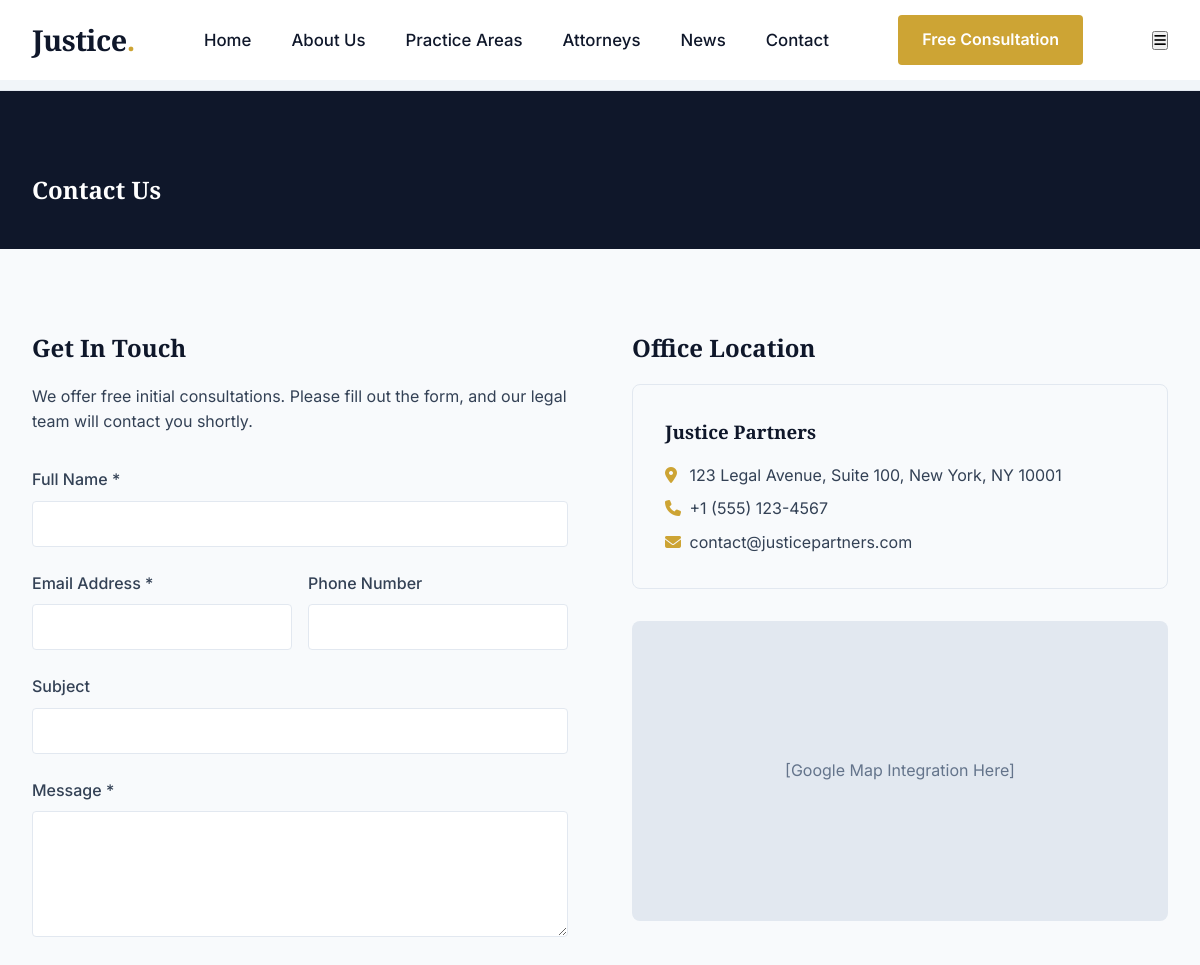
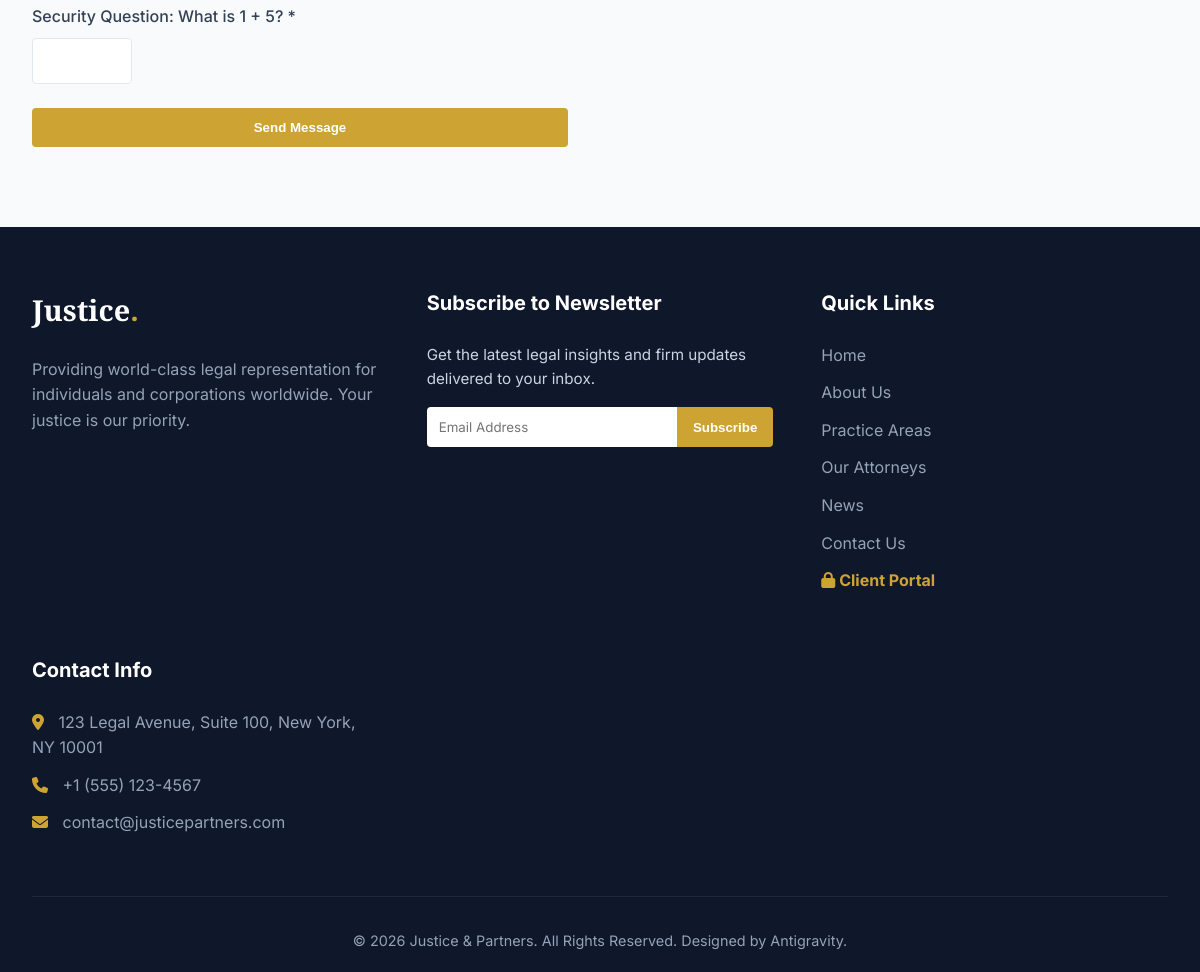
The page /contact.php on the database its author committed (2 pictures, top to bottom).
### tables this page shows
CREATE TABLE IF NOT EXISTS settings (
    setting_key VARCHAR(50) PRIMARY KEY,
    setting_value TEXT
);

### includes/db.php (called while the page is built, shortened)
<?php
function get_setting($pdo, $key) {
    $stmt = $pdo->prepare("SELECT setting_value FROM settings WHERE setting_key = ?");
    $stmt->execute([$key]);
    $result = $stmt->fetch();
    return $result ? $result['setting_value'] : '';
}
?>

### contact.php (the view, shortened to what this page needs)
<?php
require_once 'includes/db.php';
$num1 = rand(1, 9);
$num2 = rand(1, 9);
require_once 'includes/header.php';
?>
<section class="section" style="background-color: var(--primary-color); padding: 80px 0 40px; color: white;">
    <div class="container text-center">
        <h1 style="color: white; margin-bottom: 0;">Contact Us</h1>
    </div>
</section>
<section class="section bg-white">
    <div class="container">
        <div style="display: grid; grid-template-columns: 1fr 1fr; gap: 4rem;">
            <div>
                <h2>Get In Touch</h2>
                <p style="margin-bottom: 2rem;">We offer free initial consultations. Please fill out the form, and our legal team will contact you shortly.</p>
                <form method="POST" action="">
                    <div class="form-group">
                        <label for="name" style="display: block; margin-bottom: 0.5rem; font-weight: 500;">Full Name *</label>
                        <input type="text" id="name" name="name" class="form-control" required>
                    </div>
                    <div style="display: grid; grid-template-columns: 1fr 1fr; gap: 1rem;">
                        <div class="form-group">
                            <label for="email" style="display: block; margin-bottom: 0.5rem; font-weight: 500;">Email Address *</label>
                            <input type="email" id="email" name="email" class="form-control" required>
                        </div>
                        <div class="form-group">
                            <label for="phone" style="display: block; margin-bottom: 0.5rem; font-weight: 500;">Phone Number</label>
                            <input type="text" id="phone" name="phone" class="form-control">
                        </div>
                    </div>
                    <div class="form-group">
                        <label for="subject" style="display: block; margin-bottom: 0.5rem; font-weight: 500;">Subject</label>
                        <input type="text" id="subject" name="subject" class="form-control">
                    </div>
                    <div class="form-group">
                        <label for="message" style="display: block; margin-bottom: 0.5rem; font-weight: 500;">Message *</label>
                        <textarea id="message" name="message" class="form-control" rows="5" required></textarea>
                    </div>
                    <div class="form-group">
                        <label for="captcha" style="display: block; margin-bottom: 0.5rem; font-weight: 500;">Security Question: What is <?= $num1 ?> + <?= $num2 ?>? *</label>
                        <input type="text" id="captcha" name="captcha" class="form-control" required style="width: 100px;">
                    </div>
                    <button type="submit" class="btn btn-primary" style="width: 100%;">Send Message</button>
                </form>
            </div>
            <div>
                <h2>Office Location</h2>
                <div style="background-color: #f8fafc; padding: 2rem; border-radius: 8px; border: 1px solid var(--border-color); margin-bottom: 2rem;">
                    <h3 style="margin-bottom: 1rem;">Justice Partners</h3>
                    <p style="margin-bottom: 0.5rem;"><i class="fas fa-map-marker-alt" style="color: var(--secondary-color); width: 20px;"></i> <?= htmlspecialchars(get_setting($pdo, 'site_address')) ?></p>
                    <p style="margin-bottom: 0.5rem;"><i class="fas fa-phone" style="color: var(--secondary-color); width: 20px;"></i> <?= htmlspecialchars(get_setting($pdo, 'site_phone')) ?></p>
                    <p><i class="fas fa-envelope" style="color: var(--secondary-color); width: 20px;"></i> <?= htmlspecialchars(get_setting($pdo, 'site_email')) ?></p>
                </div>
                <div style="width: 100%; height: 300px; background-color: #e2e8f0; border-radius: 8px; display: flex; align-items: center; justify-content: center;">
                    <span style="color: #64748b;">[Google Map Integration Here]</span>
                </div>
            </div>
        </div>
    </div>
</section>
<?php require_once 'includes/footer.php'; ?>

### includes/footer.php (shortened to what this page needs)
<footer>
    <div class="container">
        <div class="footer-grid">
            <div class="footer-widget">
                <h4 style="font-family: 'Playfair Display', serif; font-size: 1.8rem; color: white; font-weight: 800;">
                    Justice<span style="color: var(--secondary-color);">.</span>
                </h4>
                <p style="margin-top: 1rem;">Providing world-class legal representation for individuals and corporations worldwide. Your justice is our priority.</p>
            </div>
            <div class="footer-widget">
                <h4 style="color: white; margin-bottom: 1.5rem; font-size: 1.25rem;">Subscribe to Newsletter</h4>
                <p style="color: #cbd5e1; margin-bottom: 1rem; font-size: 0.95rem;">Get the latest legal insights and firm updates delivered to your inbox.</p>
                <form action="subscribe.php" method="POST" style="display: flex; margin-bottom: 0.5rem;">
                    <input type="email" name="email" placeholder="Email Address" required style="flex: 1; padding: 0.75rem; border: none; border-radius: 4px 0 0 4px; font-family: inherit;">
                    <button type="submit" class="btn btn-primary" style="border-radius: 0 4px 4px 0; padding: 0.75rem 1rem;">Subscribe</button>
                </form>
            </div>
            <div class="footer-widget">
                <h4>Quick Links</h4>
                <ul class="footer-links">
                    <li><a href="index.php">Home</a></li>
                    <li><a href="about.php">About Us</a></li>
                    <li><a href="practice-areas.php">Practice Areas</a></li>
                    <li><a href="attorneys.php">Our Attorneys</a></li>
                    <li><a href="blog.php">News</a></li>
                    <li><a href="contact.php">Contact Us</a></li>
                    <li><a href="client_login.php" style="color: var(--secondary-color); font-weight: bold;"><i class="fas fa-lock"></i> Client Portal</a></li>
                </ul>
            </div>
            <div class="footer-widget">
                <h4>Contact Info</h4>
                <ul class="footer-links">
                    <li><i class="fas fa-map-marker-alt" style="color: var(--secondary-color); margin-right: 10px;"></i> <?= htmlspecialchars(get_setting($pdo, 'site_address')) ?></li>
                    <li><i class="fas fa-phone" style="color: var(--secondary-color); margin-right: 10px;"></i> <?= htmlspecialchars(get_setting($pdo, 'site_phone')) ?></li>
                    <li><i class="fas fa-envelope" style="color: var(--secondary-color); margin-right: 10px;"></i> <?= htmlspecialchars(get_setting($pdo, 'site_email')) ?></li>
                </ul>
            </div>
        </div>
        <div class="footer-bottom">
            <p>&copy; <?= date('Y') ?> <?= htmlspecialchars(get_setting($pdo, 'site_name')) ?>. All Rights Reserved. Designed by Antigravity.</p>
        </div>
    </div>
</footer>
</body>
</html>

### assets/css/style.css (style rules this page uses)
:root { --primary-color: #0f172a; --secondary-color: #cda434; --text-color: #334155; --text-light: #64748b; --bg-color: #f8fafc; --white: #ffffff; --border-color: #e2e8f0; --transition: all 0.3s cubic-bezier(0.4, 0, 0.2, 1); --shadow-sm: 0 1px 2px 0 rgb(0 0 0 / 0.05); --shadow-md: 0 4px 6px -1px rgb(0 0 0 / 0.1), 0 2px 4px -2px rgb(0 0 0 / 0.1); --shadow-lg: 0 10px 15px -3px rgb(0 0 0 / 0.1), 0 4px 6px -4px rgb(0 0 0 / 0.1); }
* { margin: 0; padding: 0; box-sizing: border-box; }
body { font-family: 'Inter', system-ui, -apple-system, sans-serif; color: var(--text-color); background-color: var(--bg-color); line-height: 1.6; }
h1, h2, h3, h4, h5, h6 { font-family: 'Playfair Display', serif; color: var(--primary-color); margin-bottom: 1rem; font-weight: 700; }
a { color: var(--secondary-color); text-decoration: none; transition: var(--transition); }
.container { width: 100%; max-width: 1200px; margin: 0 auto; padding: 0 2rem; }
.btn { display: inline-block; padding: 0.75rem 1.5rem; border-radius: 4px; font-weight: 600; text-align: center; cursor: pointer; transition: var(--transition); border: none; }
.btn-primary { background-color: var(--secondary-color); color: var(--white); }
.section { padding: 80px 0; }
.form-group { margin-bottom: 1.5rem; }
.form-control { width: 100%; padding: 0.75rem 1rem; border: 1px solid var(--border-color); border-radius: 4px; font-family: inherit; font-size: 1rem; transition: var(--transition); }
footer { background-color: var(--primary-color); color: #94a3b8; padding: 60px 0 20px; }
.footer-grid { display: grid; grid-template-columns: repeat(auto-fit, minmax(250px, 1fr)); gap: 3rem; margin-bottom: 3rem; }
.footer-widget h4 { color: var(--white); font-size: 1.25rem; margin-bottom: 1.5rem; font-family: 'Inter', sans-serif; }
.footer-links { list-style: none; }
.footer-links li { margin-bottom: 0.75rem; }
.footer-links a { color: #94a3b8; }
.footer-bottom { text-align: center; padding-top: 2rem; border-top: 1px solid #1e293b; font-size: 0.9rem; }

### rows shown on the page
settings: setting_value "123 Legal Avenue, Suite 100, New York, NY 10001"
settings: setting_value "+1 (555) 123-4567"
settings: setting_value "contact@justicepartners.com"
settings: setting_value "Justice & Partners"
